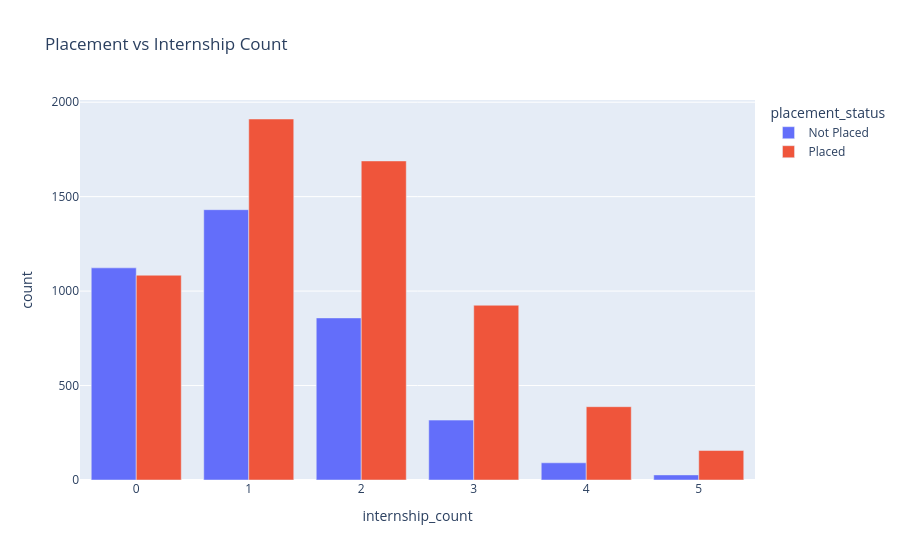

The code cell stored with this chart in its notebook:
### Code cell
internship_placement = (
    df.groupby(['internship_count','placement_status'])
    .size()
    .reset_index(name='count')
)

fig = px.bar(
    internship_placement,
    x='internship_count',
    y='count',
    color='placement_status',
    barmode='group',
    title='Placement vs Internship Count'
)

fig.show()

### Figure 1 — Plotly figure (JSON) as saved in the notebook; plotly's stock layout.template omitted (floating-point values rounded to 4 significant figures)
{"data": [{"alignmentgroup": "True", "hovertemplate": "placement_status=Not Placed<br>internship_count=%{x}<br>count=%{y}<extra></extra>", "legendgroup": "Not Placed", "marker": {"color": "#636efa", "pattern": {"shape": ""}}, "name": "Not Placed", "offsetgroup": "Not Placed", "orientation": "v", "showlegend": true, "textposition": "auto", "type": "bar", "x": [0, 1, 2, 3, 4, 5], "xaxis": "x", "y": [1123, 1431, 858, 317, 91, 27], "yaxis": "y"}, {"alignmentgroup": "True", "hovertemplate": "placement_status=Placed<br>internship_count=%{x}<br>count=%{y}<extra></extra>", "legendgroup": "Placed", "marker": {"color": "#EF553B", "pattern": {"shape": ""}}, "name": "Placed", "offsetgroup": "Placed", "orientation": "v", "showlegend": true, "textposition": "auto", "type": "bar", "x": [0, 1, 2, 3, 4, 5], "xaxis": "x", "y": [1084, 1911, 1689, 925, 388, 156], "yaxis": "y"}], "layout": {"barmode": "group", "legend": {"title": {"text": "placement_status"}, "tracegroupgap": 0}, "title": {"text": "Placement vs Internship Count"}, "xaxis": {"anchor": "y", "domain": [0, 1], "title": {"text": "internship_count"}}, "yaxis": {"anchor": "x", "domain": [0, 1], "title": {"text": "count"}}}}
